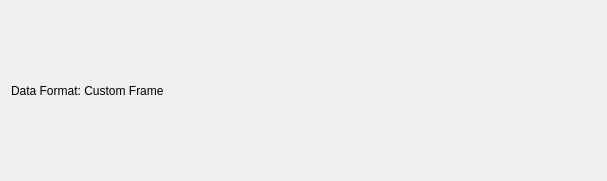
<?xml version="1.0" encoding="UTF-8"?>
<ui version="4.0">
 <class>DataFormatPanel</class>
 <widget class="QWidget" name="DataFormatPanel">
  <property name="geometry">
   <rect>
    <x>0</x>
    <y>0</y>
    <width>607</width>
    <height>181</height>
   </rect>
  </property>
  <property name="windowTitle">
   <string>Data Format</string>
  </property>
  <layout class="QHBoxLayout" name="horizontalLayout">
   <item>
    <widget class="QLabel" name="labelDataFormat">
     <property name="text">
      <string>Data Format: Custom Frame</string>
     </property>
    </widget>
   </item>
  </layout>
 </widget>
 <resources/>
 <connections/>
</ui>
